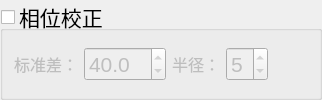
                <widget class="QGroupBox" name="groupBox_rectify_phase_base_gray">
                 <property name="font">
                  <font>
                   <pointsize>16</pointsize>
                  </font>
                 </property>
                 <property name="title">
                  <string>相位校正</string>
                 </property>
                 <property name="checkable">
                  <bool>true</bool>
                 </property>
                 <property name="checked">
                  <bool>false</bool>
                 </property>
                 <layout class="QGridLayout" name="gridLayout_8" columnstretch="1,1,0,0,1,1" columnminimumwidth="0,0,0,0,0,0">
                  <item row="0" column="0">
                   <widget class="QLabel" name="label_rectify_gray_s">
                    <property name="font">
                     <font>
                      <pointsize>12</pointsize>
                     </font>
                    </property>
                    <property name="text">
                     <string>标准差：</string>
                    </property>
                   </widget>
                  </item>
                  <item row="0" column="1">
                   <widget class="QDoubleSpinBox" name="doubleSpinBox_rectify_phase_base_gray_s">
                    <property name="font">
                     <font>
                      <pointsize>16</pointsize>
                     </font>
                    </property>
                    <property name="keyboardTracking">
                     <bool>false</bool>
                    </property>
                    <property name="decimals">
                     <number>1</number>
                    </property>
                    <property name="minimum">
                     <double>1.000000000000000</double>
                    </property>
                    <property name="maximum">
                     <double>100.000000000000000</double>
                    </property>
                    <property name="singleStep">
                     <double>2.000000000000000</double>
                    </property>
                    <property name="value">
                     <double>40.000000000000000</double>
                    </property>
                   </widget>
                  </item>
                  <item row="0" column="3">
                   <widget class="QLabel" name="label_rectify_gray_r">
                    <property name="font">
                     <font>
                      <pointsize>12</pointsize>
                     </font>
                    </property>
                    <property name="text">
                     <string>半径：</string>
                    </property>
                   </widget>
                  </item>
                  <item row="0" column="4">
                   <widget class="QSpinBox" name="spinBox_rectify_phase_base_gray_r">
                    <property name="font">
                     <font>
                      <pointsize>16</pointsize>
                     </font>
                    </property>
                    <property name="keyboardTracking">
                     <bool>false</bool>
                    </property>
                    <property name="minimum">
                     <number>3</number>
                    </property>
                    <property name="maximum">
                     <number>9</number>
                    </property>
                    <property name="singleStep">
                     <number>2</number>
                    </property>
                    <property name="value">
                     <number>5</number>
                    </property>
                   </widget>
                  </item>
                  <item row="0" column="5">
                   <spacer name="horizontalSpacer_4">
                    <property name="orientation">
                     <enum>Qt::Horizontal</enum>
                    </property>
                    <property name="sizeHint" stdset="0">
                     <size>
                      <width>40</width>
                      <height>20</height>
                     </size>
                    </property>
                   </spacer>
                  </item>
                 </layout>
                </widget>
